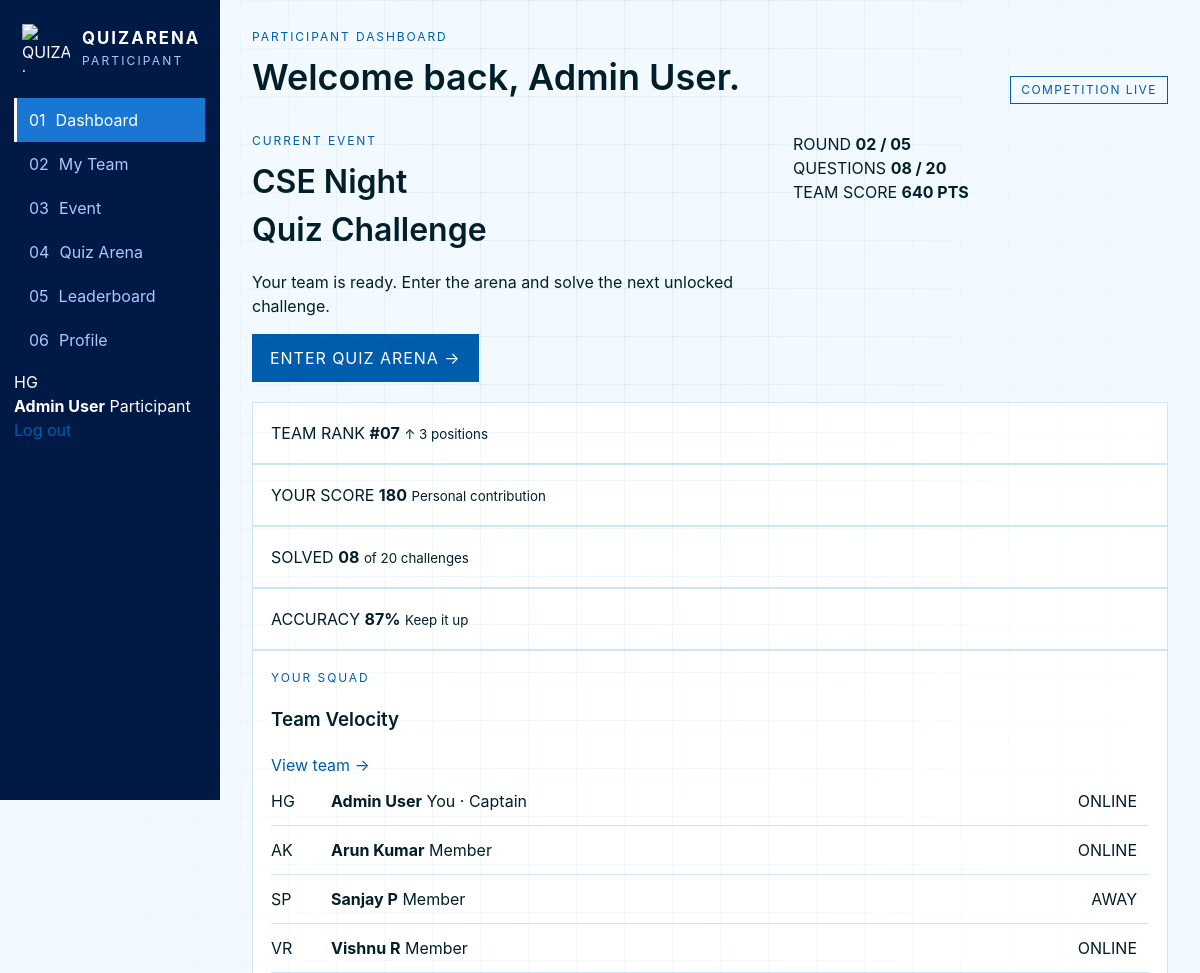
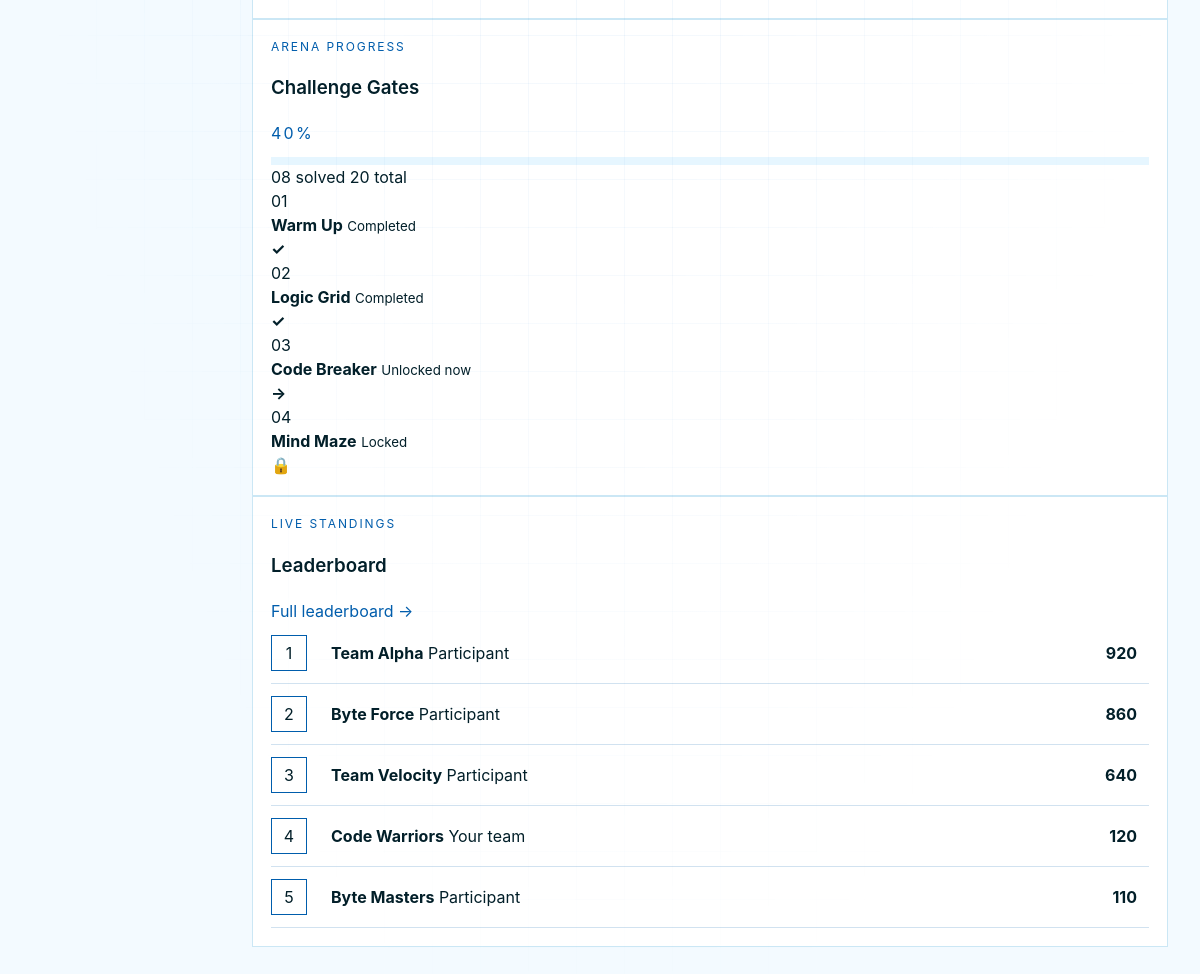
The page /student/dashboard (signed in) on the database its author committed (2 pictures, top to bottom).
### app.py (models this page shows)
class Team(Base):
    __tablename__ = 'teams'
    id = Column(Integer, primary_key=True, index=True)
    team_name = Column(String)
    score = Column(Integer, default=0)
    members = relationship("User", back_populates="team")
    submissions = relationship("Submission", back_populates="team")

### app.py (the view)
@app.route('/student/dashboard')
@login_required
def student_dashboard():
    db = get_db()
    team = db.query(Team).first() # Mocking current team for now
    teams = db.query(Team).order_by(Team.score.desc()).limit(5).all()
    return render_template('dashboardstudent.html', team=team, teams=teams, user=session)

### app.py (called while the page is built)
def get_db():
    if 'db' not in g:
        g.db = SessionLocal()
    return g.db

@app.teardown_appcontext
def teardown_db(exception):
    db = g.pop('db', None)
    if db is not None:
        db.close()

def login_required(f):
    @wraps(f)
    def decorated_function(*args, **kwargs):
        if 'logged_in' not in session:
            return redirect(url_for('login'))
        return f(*args, **kwargs)
    return decorated_function

### templates/dashboardstudent.html (shortened to what this page needs)
<!DOCTYPE html>
<html lang="en">
<head>
  <link rel="stylesheet" href="{{ url_for('static', filename='css/style.css') }}">
</head>
<body class="app-body" data-page="dashboard">
  <aside class="side-nav">
    <div class="brand-mark">
      <img src="{{ url_for('static', filename='assets/logo.svg') }}" alt="QUIZARENA logo">
      <div>
        <strong>QUIZARENA</strong>
        <span>Participant</span>
      </div>
    </div>
    <nav>
      <a href="{{ url_for('dashboard') }}" class="nav-link active">
        <span>01</span>
        Dashboard
      </a>
      <a href="{{ url_for('student_team') }}" class="nav-link">
        <span>02</span>
        My Team
      </a>
      <a href="{{ url_for('student_event') }}" class="nav-link">
        <span>03</span>
        Event
      </a>
      <a href="{{ url_for('student_arena') }}" class="nav-link">
        <span>04</span>
        Quiz Arena
      </a>
      <a href="{{ url_for('student_leaderboard') }}" class="nav-link">
        <span>05</span>
        Leaderboard
      </a>
      <a href="{{ url_for('student_profile') }}" class="nav-link">
        <span>06</span>
        Profile
      </a>
    </nav>
    <div class="side-bottom">
      <div class="mini-profile">
        <div class="avatar">HG</div>
        <div>
          <strong>{{ user.get("fullname", "Student") }}</strong>
          <span>Participant</span>
        </div>
      </div>
      <a href="{{ url_for('logout') }}" class="logout-link">
        Log out
      </a>
    </div>
  </aside>
  <main class="content">
    <header class="topbar">
      <div>
        <p class="kicker">PARTICIPANT DASHBOARD</p>
        <h1 class="page-title">
          Welcome back, {{ user.get("fullname", "Student") }}.
        </h1>
      </div>
      <div class="status-pill">
        Competition Live
      </div>
    </header>
    <section class="hero-enter">
      <div class="hero-copy">
        <p class="kicker">CURRENT EVENT</p>
        <h2>
          CSE Night<br>
          Quiz Challenge
        </h2>
        <p>
          Your team is ready. Enter the arena and solve
          the next unlocked challenge.
        </p>
        <a href="{{ url_for('student_arena') }}" class="btn">
          Enter Quiz Arena →
        </a>
      </div>
      <div class="hero-meta">
        <div>
          <span>ROUND</span>
          <strong>02 / 05</strong>
        </div>
        <div>
          <span>QUESTIONS</span>
          <strong>08 / 20</strong>
        </div>
        <div>
          <span>TEAM SCORE</span>
          <strong>640 PTS</strong>
        </div>
      </div>
    </section>
    <section class="stats">
      <div class="stat">
        <span class="stat-label">TEAM RANK</span>
        <strong>#07</strong>
        <small>↑ 3 positions</small>
      </div>
      <div class="stat">
        <span class="stat-label">YOUR SCORE</span>
        <strong>180</strong>
        <small>Personal contribution</small>
      </div>
      <div class="stat">
        <span class="stat-label">SOLVED</span>
        <strong>08</strong>
        <small>of 20 challenges</small>
      </div>
      <div class="stat">
        <span class="stat-label">ACCURACY</span>
        <strong>87%</strong>
        <small>Keep it up</small>
      </div>
    </section>
    <section class="split-2">
      <div class="panel">
        <div class="panel-head">
          <div>
            <p class="kicker">YOUR SQUAD</p>
            <h3>Team Velocity</h3>
          </div>
          <a href="{{ url_for('student_team') }}" class="text-link">
            View team →
          </a>
        </div>
        <div class="member-row">
          <div class="avatar">HG</div>
          <div>
            <strong>{{ user.get("fullname", "Student") }}</strong>
            <span>You · Captain</span>
          </div>
          <span class="member-status online">
            ONLINE
          </span>
        </div>
        <div class="member-row">
          <div class="avatar">AK</div>
          <div>
            <strong>Arun Kumar</strong>
            <span>Member</span>
          </div>
          <span class="member-status online">
            ONLINE
          </span>
        </div>
        <div class="member-row">
          <div class="avatar">SP</div>
          <div>
            <strong>Sanjay P</strong>
            <span>Member</span>
          </div>
          <span class="member-status">
            AWAY
          </span>
        </div>
        <div class="member-row">
          <div class="avatar">VR</div>
          <div>
            <strong>Vishnu R</strong>
            <span>Member</span>
          </div>
          <span class="member-status online">
            ONLINE
          </span>
        </div>
      </div>
      <div class="panel">
        <div class="panel-head">
          <div>
            <p class="kicker">ARENA PROGRESS</p>
            <h3>Challenge Gates</h3>
          </div>
          <span class="code">
            40%
          </span>
        </div>
        <div class="progress-wrap">
          <div class="progress-track">
          </div>
          <div class="progress-labels">
            <span>08 solved</span>
            <span>20 total</span>
          </div>
        </div>
        <div class="gate-list">
          <div class="gate completed">
            <span>01</span>
            <div>
              <strong>Warm Up</strong>
              <small>Completed</small>
            </div>
            <b>✓</b>
          </div>
          <div class="gate completed">
            <span>02</span>
            <div>
              <strong>Logic Grid</strong>
              <small>Completed</small>
            </div>
            <b>✓</b>
          </div>
          <div class="gate active">
            <span>03</span>
            <div>
              <strong>Code Breaker</strong>
              <small>Unlocked now</small>
            </div>
            <b>→</b>
          </div>
          <div class="gate locked">
            <span>04</span>
            <div>
              <strong>Mind Maze</strong>
              <small>Locked</small>
            </div>
            <b>🔒</b>
          </div>
        </div>
      </div>
    </section>
    <section class="panel leaderboard-preview">
      <div class="panel-head">
        <div>
          <p class="kicker">LIVE STANDINGS</p>
          <h3>Leaderboard</h3>
        </div>
        <a href="{{ url_for('student_leaderboard') }}" class="text-link">
          Full leaderboard →
        </a>
      </div>
      {% for t in teams %}
      <div class="lb-row {% if t.id == team.id %}current{% endif %}">
        <span class="rank-badge">{{ loop.index }}</span>
        <div class="lb-team">
          <strong>{{ t.team_name }}</strong>
          <span>{% if t.id == team.id %}Your team{% else %}Participant{% endif %}</span>
        </div>
        <strong class="lb-score">{{ t.score }}</strong>
      </div>
      {% endfor %}
    </section>
  </main>
</body>
</html>

### static/css/style.css (style rules this page uses)
:root { --navy: #f3faff; --navy-deep: #e6f6ff; --navy-panel: #ffffff; --blue: #1976d2; --blue-bright: #005dac; --cyan: #005dac; --cyan-soft: #414752; --cyan-wash: #021f29; --ink: #021f29; --muted: #717783; --danger: #ba1a1a; --ok: #005dac; --shadow: 0 1px 8px rgba(0, 0, 0, 0.12); --frame: 1px solid #cbe7f5; --font-display: "Inter", sans-serif; --font-body: "Inter", sans-serif; --sidebar-bg: #001945; --sidebar-text: #b0c6ff; --sidebar-text-hover: #ffffff; --sidebar-hover-bg: #1976d2; --btn-text: #ffffff; }
*, *::before, *::after { box-sizing: border-box; }
html, body { margin: 0; min-height: 100%; }
body { font-family: var(--font-body); background: var(--navy); color: var(--ink); line-height: 1.5; }
body::before { content: ""; position: fixed; inset: 0; pointer-events: none; background-image: linear-gradient(rgba(25, 118, 210, 0.07) 1px, transparent 1px), linear-gradient(90deg, rgba(25, 118, 210, 0.07) 1px, transparent 1px); background-size: 48px 48px; mask-image: radial-gradient(ellipse at 50% 0%, black 20%, transparent 75%); z-index: 0; }
a { color: var(--cyan); text-decoration: none; }
img { max-width: 100%; }
.brand-mark { display: flex; gap: 12px; align-items: center; }
.brand-mark img { width: 48px; height: 48px; }
.brand-mark strong { font-family: var(--font-display); letter-spacing: 0.12em; font-size: 1.05rem; }
.brand-mark span { display: block; color: var(--sidebar-text); font-size: 0.75rem; letter-spacing: 0.18em; text-transform: uppercase; }
.btn { display: inline-flex; align-items: center; justify-content: center; gap: 8px; border: 0; cursor: pointer; padding: 12px 18px; font-family: var(--font-display); letter-spacing: 0.06em; text-transform: uppercase; color: var(--btn-text); background: var(--cyan); transition: transform 0.15s ease, background 0.15s ease; }
.app-body { position: relative; z-index: 1; min-height: 100vh; display: grid; grid-template-columns: 220px 1fr; }
.side-nav { background: var(--sidebar-bg); border-right: 1px solid rgba(0, 0, 0, 0.1); padding: 20px 14px; display: flex; flex-direction: column; gap: 8px; position: sticky; top: 0; height: 100vh; color: var(--sidebar-text-hover); }
.side-nav .brand-mark { padding: 4px 8px 18px; }
.nav-link { color: var(--sidebar-text); padding: 10px 12px; display: flex; align-items: center; gap: 10px; border-left: 3px solid transparent; }
.nav-link:hover, .nav-link.active { color: var(--sidebar-text-hover); background: var(--sidebar-hover-bg); border-left-color: var(--sidebar-text-hover); }
.content { padding: 28px 32px 48px; }
.topbar { display: flex; justify-content: space-between; align-items: flex-end; gap: 16px; margin-bottom: 28px; }
.kicker { margin: 0; color: var(--cyan); letter-spacing: 0.16em; text-transform: uppercase; font-size: 0.75rem; }
h1, h2, h3 { font-family: var(--font-display); font-weight: 600; }
.page-title { margin: 4px 0 0; font-size: clamp(1.6rem, 3vw, 2.3rem); }
.stats { grid-template-columns: repeat(4, 1fr); }
.stat, .panel { background: var(--navy-panel); border: var(--frame); padding: 18px; }
.hero-enter { display: grid; grid-template-columns: 1.4fr 1fr; gap: 16px; margin: 8px 0 20px; }
.hero-enter h2 { font-size: 2rem; margin: 8px 0 10px; }
.progress-track { height: 8px; background: var(--navy-deep); margin-top: 12px; overflow: hidden; }
.status-pill { display: inline-block; padding: 4px 10px; border: 1px solid var(--cyan); color: var(--cyan); font-size: 0.75rem; letter-spacing: 0.12em; text-transform: uppercase; }
.split-2 { grid-template-columns: 1fr 1fr; }
.member-row, .lb-row { display: grid; grid-template-columns: 48px 1fr auto auto; gap: 12px; align-items: center; padding: 12px 0; border-bottom: 1px solid rgba(0, 93, 172, 0.18); }
.rank-badge { font-family: var(--font-display); width: 36px; height: 36px; display: grid; place-items: center; border: 1px solid var(--cyan); }
.code { font-family: var(--font-display); letter-spacing: 0.14em; color: var(--cyan); }

### rows shown on the page
Team: team_name "Team Alpha", shows "Participant", score "920"
Team: team_name "Byte Force", shows "Participant", score "860"
Team: team_name "Team Velocity", shows "Participant", score "640"
Team: team_name "Code Warriors", shows "Your team", score "120"
Team: team_name "Byte Masters", shows "Participant", score "110"

### other values the page prints
{{ user.get("fullname", "Student") }} "Admin User"
